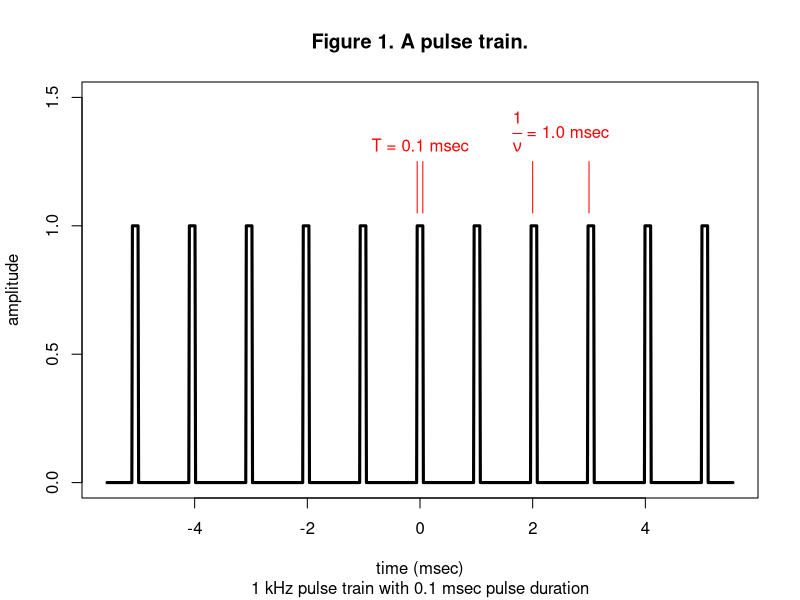

This figure's R source:
## ---- chunk 1
local({
  y <- rep(c(rep(0,45), rep(1,11), rep(0,45)), 11)
  x <- seq(-length(y)/2, length(y)/2, length.out=length(y))/100
  plot(x,y, type='l', lwd=3, xlab="time (msec)", ylab="amplitude", 
       sub="1 kHz pulse train with 0.1 msec pulse duration", ylim=c(0,1.5),
       main="Figure 1. A pulse train.")
  segments(c(-.05, .05, 2, 3), rep(1.05, 4), c(-.05, .05, 2, 3), rep(1.25, 4), col="red")
  text(0, 1.25, "T = 0.1 msec", pos=3, col="red")
  text(2.5, 1.25, expression(paste(over(1,nu), " = 1.0 msec")), pos=3, col="red")
})
